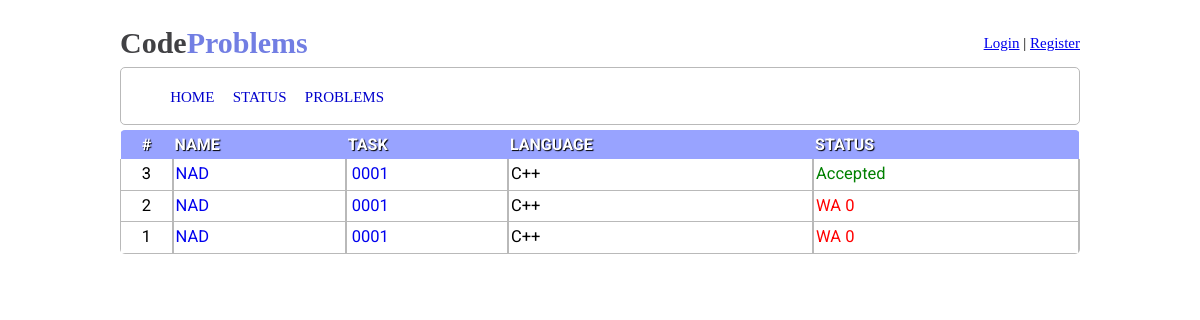
/profile/NAD/all_packeges/, run on an earlier commit of the app's database.
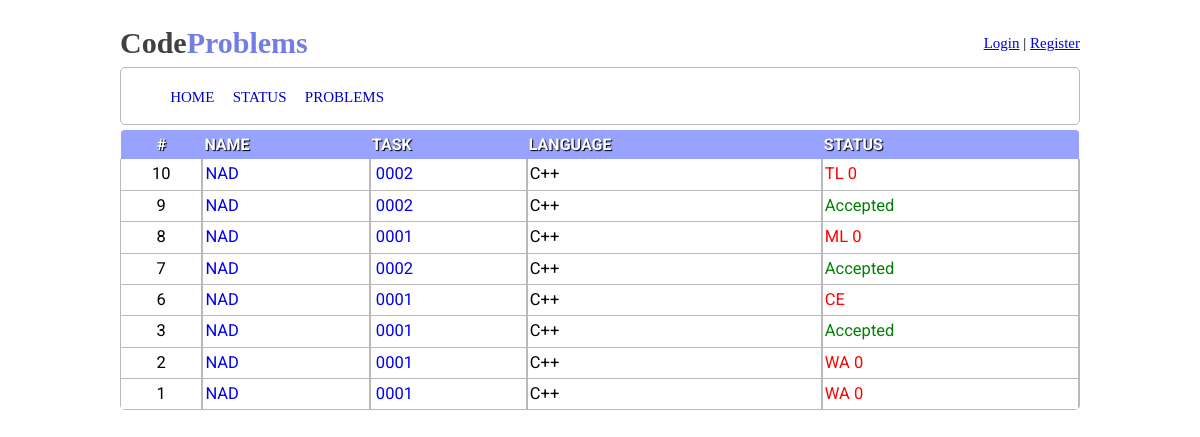
And on a later commit of the database.
### data/all_models.py (models this page shows, shortened)
class Packages(SqlAlchemyBase):
    __tablename__ = 'packages'
    id = sqlalchemy.Column(sqlalchemy.Integer, primary_key=True, autoincrement=True)
    user_name = sqlalchemy.Column(sqlalchemy.String(255), unique=False, nullable=False)
    problem = sqlalchemy.Column(sqlalchemy.String(255), unique=False, nullable=False)
    lan = sqlalchemy.Column(sqlalchemy.String(255), unique=False, nullable=False)
    status = sqlalchemy.Column(sqlalchemy.String(255), unique=False, nullable=False)
    code = sqlalchemy.Column(sqlalchemy.String(), unique=False, nullable=False)
    user_id = sqlalchemy.Column(sqlalchemy.Integer,
                                sqlalchemy.ForeignKey("users.id"))
    user = orm.relation('User')

### app.py (the view)
@app.route("/profile/<nickname>/all_packeges/")
def users_packeges(nickname):
    session = create_session()
    profile = session.query(User).filter(User.nickname == nickname).first()
    users_packages = session.query(Packages).filter(Packages.user_id == profile.id).all()
    content = []
    for el in reversed(users_packages):
        user_id = el.user_id
        user_name = el.user_name
        content.append((el.id, user_name, el.problem, el.lan, el.status, user_id))
    return render_template("status.html", content=content)

### data/db_session.py (called while the page is built)
def create_session() -> Session:
    global __factory
    return __factory()

### templates/status.html (shortened to what this page needs)
{% extends 'index.html' %}
{% block content %}
    <div class="status">
        <table class="problem-test-table" cellpadding="2" cellspacing="1">
            <thead>
            <tr class="tr-head">
                <td class="td-head test-id">#</td>
                <td class="td-head">Name</td>
                <td class="td-head">Task</td>
                <td class="td-head">Language</td>
                <td class="td-head">Status</td>
            </tr>
            </thead>
            {% for i in content %}
                <tr class="tr-table">
                    {% if current_user.is_authenticated and (current_user.id == i[5] or current_user.role == 1) %}
                        <td class="td-table test-id current-user-pack"><a href="/solution/{{ i[0] }}/" class="status_id">{{ i[0] }}</a></td>
                    {% else %}
                    <td class="td-table test-id status_id">{{ i[0] }}</td>
                    {% endif %}
                    <td class="td-table problem-nickname"><a href="/profile/{{ i[1] }}">{{ i[1] }}</a></td>
                    <td class="td-table problem-name"><a
                            href="/problemset/{{ i[2] }}/">{{ '%04d' | format(i[2]|int) }}</a></td>
                    {% if i[3] == "cpp" %}
                        <td class="td-table">C++</td>
                    {% elif i[3] == "pas" %}
                        <td class="td-table">Pascal ABC</td>
                    {% else %}
                        <td class="td-table">No lan selected</td>
                    {% endif %}
                    {% if i[4] == "ac" %}
                        <td class="td-table accepted status_text">Accepted</td>
                    {% else %}
                        <td class="td-table uppercase wa status_text">{{ i[4] }}</td>
                    {% endif %}
                </tr>
            {% endfor %}
        </table>
    </div>
{% endblock %}

### templates/index.html (shortened to what this page needs)
<!DOCTYPE html>
<html lang="en">
<head>
    <link rel="stylesheet" href="/static/style.css">
</head>
<body>
    <div class="main">
        <div class="header">
            <a class="a__head_logo" href="/"><h2><span class=h2__header__part1>Code</span><span class=h2__header__part2>Problems</span></h2></a>
            {% if current_user.is_authenticated %}
            <div>
                <a href="/profile/{{ current_user.nickname }}">{{ current_user.nickname }}</a>
                |
                <a href="/logout">Logout</a>
            </div>
            {% else %}
            <div>
                <a href="/login">Login</a>
                |
                <a href="/register">Register</a>
            </div>
            {% endif %}
        </div>
        <div class="brd">
            <ul class="menu-list">
                <li><a class="menu-element" href="/">Home</a></li>
                <li><a class="menu-element" href="/status/">Status</a></li>
                <li><a class="menu-element" href="/problemset/list/1/">Problems</a></li>
            </ul>
       </div>
        {% block content %}
        {% endblock %}
    </div>
    <br>
    <br>
</body>
</html>

### static/style.css (style rules this page uses)
*, *::after, *::before { box-sizing: border-box; }
h1, h2, h3, h4, h6, p, a { margin: 0; }
td { font-family: 'Roboto', sans-serif; font-size: 1.1em; }
body { margin: 0; line-height: 1.6; font-size: 15px; }
.main { width: 100%; max-width: 80%; margin: 0 auto; }
.header { margin-top:2%; display: flex; justify-content: space-between; align-items: center; }
.a__head_logo { text-decoration: none; font-size: 20px; }
.h2__header__part1 { color: #414144 }
.h2__header__part2 { color: #727ee3; }
.menu-list { display: flex; }
.menu-list li { margin: 0 1%; text-transform: uppercase; list-style: none; }
.menu-element { position: relative; text-decoration: none; vertical-align: middle; color: #0000cc; }
.menu-element:after { content: ""; display: block; width: 100%; height: 3px; background-color: #0000cc; opacity: 0; position: absolute; top: 100%; z-index: 1; transition: opacity .1s linear; }
.brd { border: 1px solid rgb(185, 185, 185); position: relative; border-radius: 5px; }
.problem-test-table, .table-problemset { margin: 5px auto 0; width: 100%; border-radius: 5px; overflow: hidden; border-collapse: collapse; }
.td-table { border-left: 1px solid rgb(185, 185, 185); border-right: 2px solid rgb(185, 185, 185); border-bottom: 1px solid rgb(185, 185, 185); }
.tr-head { background: #98a3ff; }
.td-head { text-transform: uppercase; font-size: 12pt; font-weight: bold; color:white; text-shadow: 1px 1px 1px #000; }
.problem-name { padding-left: 5px; }
.problem-name a { text-decoration: none; }
.problem-nickname a { text-decoration: none; }
.uppercase { text-transform: uppercase; }
.accepted { color: green; }
.wa { color: red; }
.test-id { text-align: center; }

What changed in the data, as far as the page shows it:
added Packages: id "10", user_name "NAD", problem "0002", lan "C++", status "TL 0"
added Packages: id "9", user_name "NAD", problem "0002", lan "C++", status "Accepted"
added Packages: id "8", user_name "NAD", problem "0001", lan "C++", status "ML 0"
added Packages: id "7", user_name "NAD", problem "0002", lan "C++", status "Accepted"
added Packages: id "6", user_name "NAD", problem "0001", lan "C++", status "CE"
